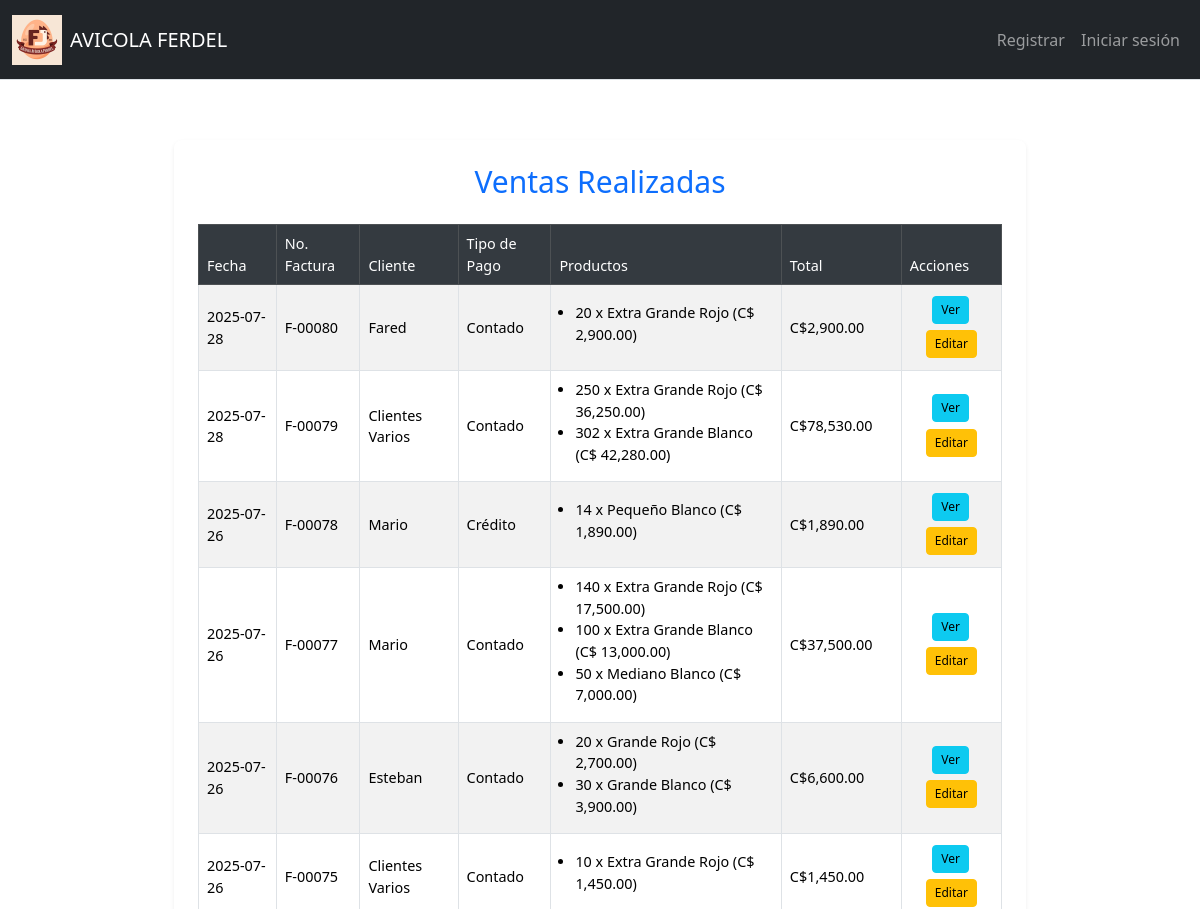
The app's page /gestionar_ventas (upper part), older data.
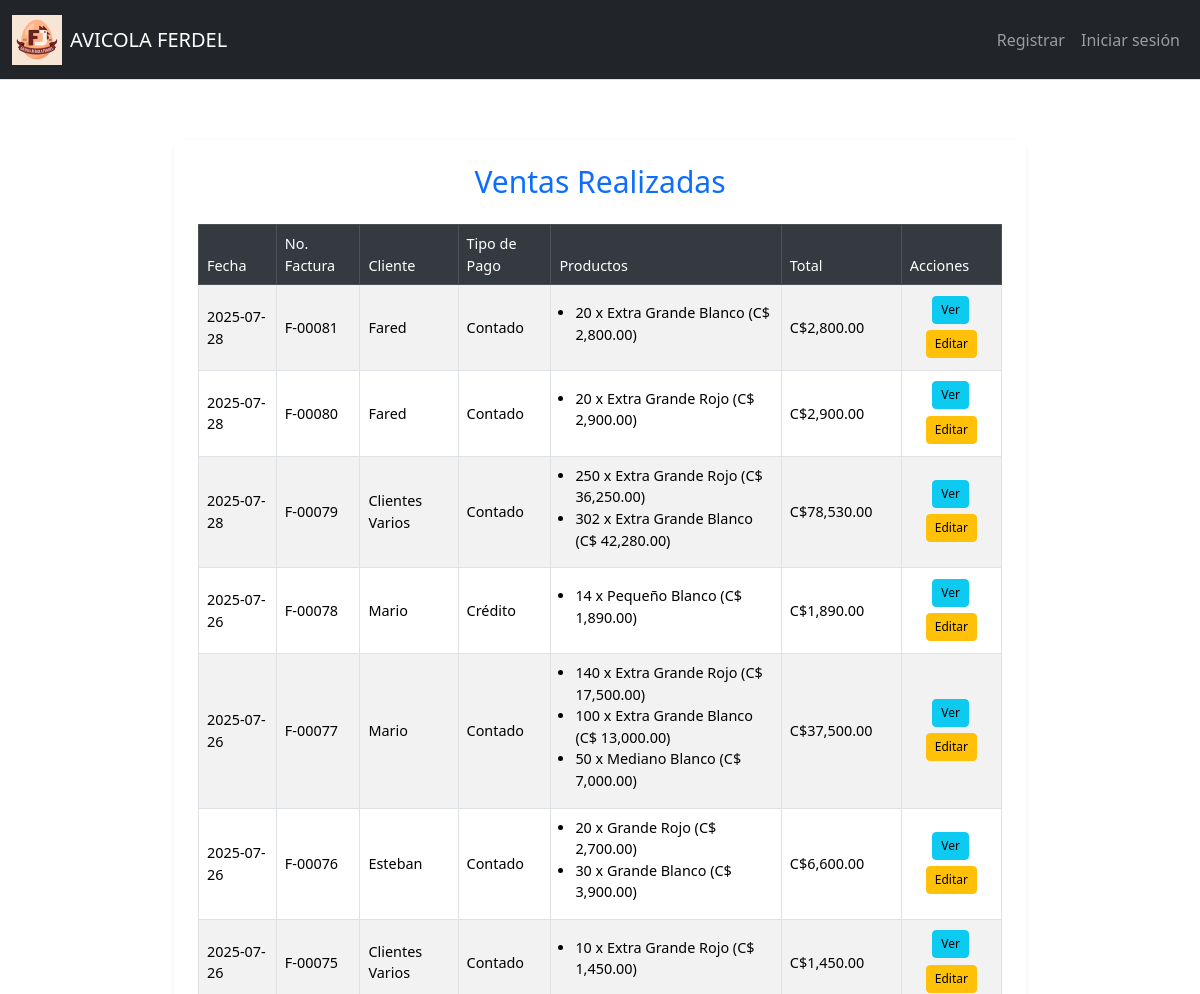
The same page, newer data.
### tables this page shows
CREATE TABLE Facturacion (
    ID_Factura INTEGER PRIMARY KEY AUTOINCREMENT,
    Fecha DATE NOT NULL,
    IDCliente INTEGER NOT NULL,
    Credito_Contado INTEGER,
    Observacion TEXT,
    ID_Empresa INTEGER NOT NULL,
    FOREIGN KEY (IDCliente) REFERENCES Clientes(ID_Cliente),
    FOREIGN KEY (ID_Empresa) REFERENCES Empresa(ID_Empresa)
);

CREATE TABLE Clientes (
    ID_Cliente INTEGER PRIMARY KEY AUTOINCREMENT,
    Nombre TEXT NOT NULL,
    Telefono TEXT,
    Direccion TEXT,
    RUC_CEDULA TEXT
);

### app.py (the view)
@app.route("/gestionar_ventas", methods=["GET"])
def gestionar_ventas():
    try:
        ventas = db.execute("""
            SELECT f.ID_Factura, f.Fecha, c.Nombre AS Cliente,
                   f.Credito_Contado, f.Observacion,
                   (SELECT SUM(Total) FROM Detalle_Facturacion WHERE ID_Factura = f.ID_Factura) AS Total
            FROM Facturacion f
            JOIN Clientes c ON c.ID_Cliente = f.IDCliente
            ORDER BY f.ID_Factura DESC
        """)
        detalles = db.execute("""
            SELECT df.ID_Factura, p.Descripcion, df.Cantidad, df.Total AS Subtotal
            FROM Detalle_Facturacion df
            JOIN Productos p ON df.ID_Producto = p.ID_Producto
        """)
        productos_por_venta = {}
        for d in detalles:
            productos_por_venta.setdefault(d["ID_Factura"], []).append(
                f"{d['Cantidad']} x {d['Descripcion']} (C$ {d['Subtotal']:,.2f})"
            )
        for venta in ventas:
            venta["Productos"] = productos_por_venta.get(venta["ID_Factura"], [])
            venta["NumeroFactura"] = f"F-{venta['ID_Factura']:05d}"
            venta["TotalFormateado"] = f"C${venta['Total']:,.2f}" if venta['Total'] else "C$ 0.00"
        return render_template("gestionar_ventas.html", ventas=ventas)
    except Exception as e:
        flash(f"❌ Error al cargar las ventas: {e}", "danger")
        return redirect(url_for("ventas"))

### app.py (called while the page is built)
@app.after_request
def after_request(response):
    response.headers["Cache-Control"] = "no-cache, no-store, must-revalidate"
    response.headers["Expires"] = 0
    response.headers["Pragma"] = "no-cache"
    return response

### Templates/gestionar_ventas.html (shortened to what this page needs)
{% extends "layout.html" %}
{% block main %}
<div class="container mt-4">
    <div class="card shadow-sm">
        <div class="card-body">
            <h2 class="text-center text-primary mb-4">Ventas Realizadas</h2>
            <div class="table-responsive">
                <table class="table table-bordered table-striped align-middle">
                    <thead class="table-dark">
                        <tr>
                            <th data-label="Fecha">Fecha</th>
                            <th data-label="Factura">No. Factura</th>
                            <th data-label="Cliente">Cliente</th>
                            <th data-label="Pago">Tipo de Pago</th>
                            <th data-label="Productos">Productos</th>
                            <th data-label="Total">Total</th>
                            <th data-label="Acciones">Acciones</th>
                        </tr>
                    </thead>
                    <tbody>
                        {% for venta in ventas %}
                        <tr>
                            <td data-label="Fecha">{{ venta.Fecha }}</td>
                            <td data-label="Factura">{{ venta.NumeroFactura }}</td>
                            <td data-label="Cliente">{{ venta.Cliente }}</td>
                            <td data-label="Pago">{{ 'Crédito' if venta.Credito_Contado == 1 else 'Contado' }}</td>
                            <td data-label="Productos">
                                <ul class="mb-2 ps-3">
                                    {% for producto in venta.Productos %}
                                    <li>{{ producto }}</li>
                                    {% endfor %}
                                </ul>
                            </td>
                            <td data-label="Total" class="font-weight-bold">{{ venta.TotalFormateado }}</td>
                            <td data-label="Acciones">
                                <div class="d-flex flex-wrap justify-content-center">
                                    <button type="button" class="btn btn-sm btn-info me-1 mb-1 ver-detalle-btn"
                                        data-venta-id="{{ venta.ID_Factura }}"
                                        data-venta-data='{{ venta | tojson | safe }}'>
                                        Ver
                                    </button>
                                    <a href="/editar_venta/{{ venta.ID_Factura }}"
                                        class="btn btn-sm btn-warning mb-1 {% if venta.Credito_Contado == 1 and venta.tiene_pagos %}disabled{% endif %}"
                                        >
                                        Editar
                                    </a>
                                </div>
                            </td>
                        </tr>
                        {% endfor %}
                    </tbody>
                </table>
            </div>
        </div>
    </div>
</div>
{% endblock %}

Row changes from the older to the newer data that the page shows:
added Facturacion: Fecha "2025-07-28", NumeroFactura "F-00081", Cliente "Fared", Credito_Contado "Contado", Productos "20 x Extra Grande Blanco (C$ 2,800.00)", TotalFormateado "C$2,800.00"
